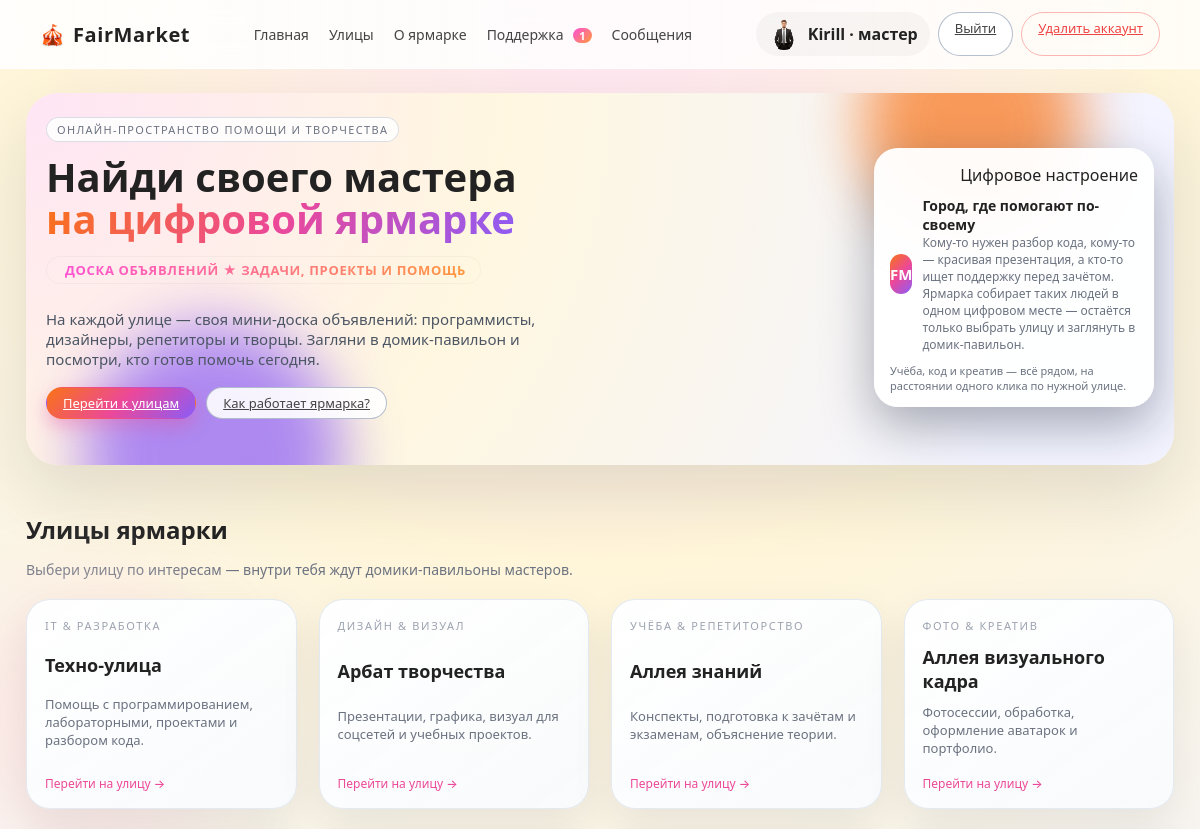
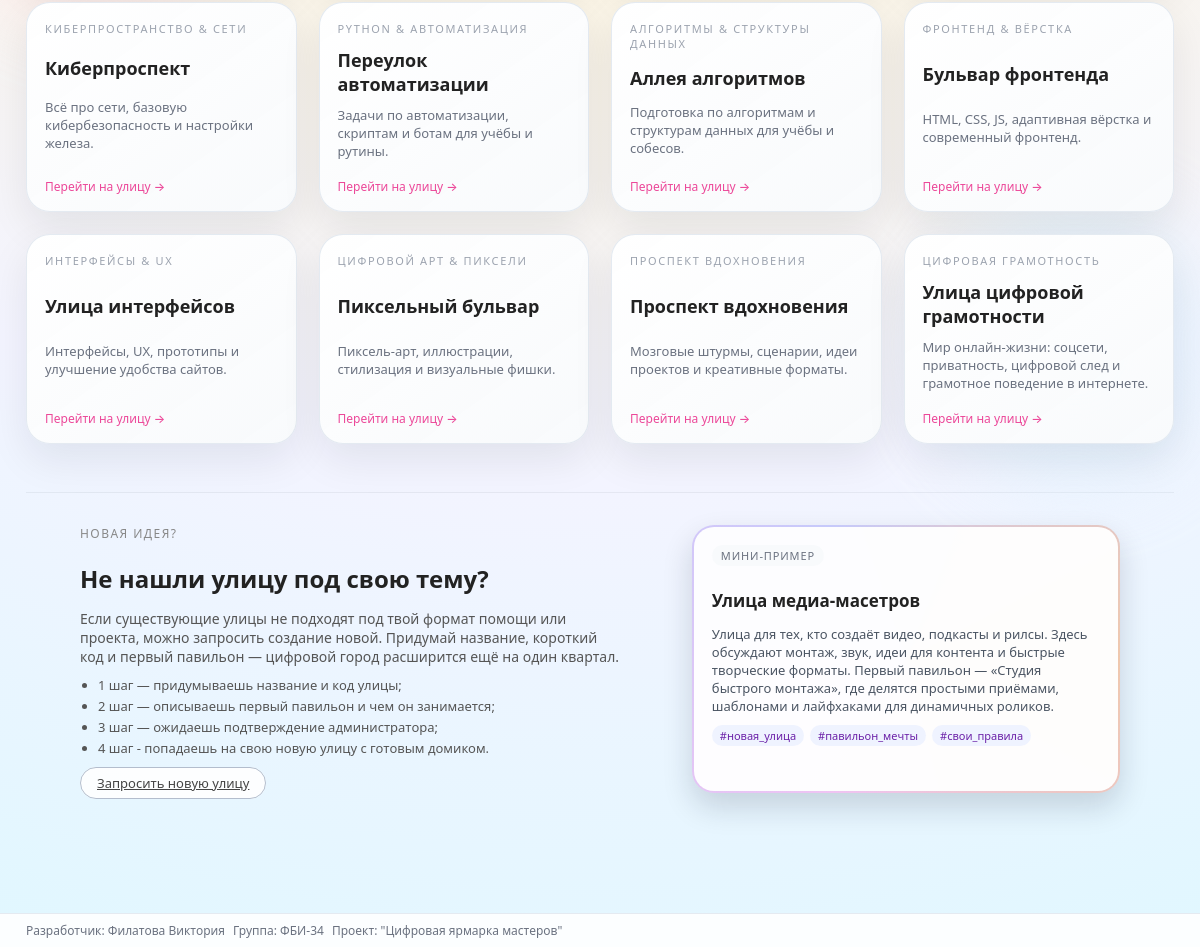
Screenshot of / (signed in) with the database file from the repository (2 pictures, top to bottom).
### app.py (models this page shows)
class User(db.Model):
    __tablename__ = "users"
    id = db.Column(db.Integer, primary_key=True)
    username = db.Column(db.String(120), nullable=False)  # логин
    email = db.Column(db.String(120), unique=True, nullable=False)
    password = db.Column(db.String(200), nullable=False)  # хеш пароля
    role = db.Column(db.String(20), nullable=False, default="user")
    full_name = db.Column(db.String(120), nullable=True)  # настоящее имя
    avatar_filename = db.Column(db.String(255), nullable=True)  # имя файла в /static/uploads/avatars

class Street(db.Model):
    __tablename__ = "streets"
    id = db.Column(db.Integer, primary_key=True)
    name = db.Column(db.String(120), nullable=False)
    code = db.Column(db.String(50), nullable=False, unique=True)
    pavilions = db.relationship("Pavilion", backref="street", lazy="select")

### app.py (the view)
@app.route("/")
def index():
    if session.get("user_role") == "admin":
        return redirect(url_for("admin_dashboard"))
    streets = Street.query.order_by(Street.id).all()
    featured_ads = Ad.query.limit(12).all()
    fio, group = get_student_info()
    return render_template(
        "index.html",
        streets=streets,
        featured_ads=featured_ads,
        fio=fio,
        group=group,
    )

### app.py (called while the page is built, shortened)
def get_student_info():
    return "Филатова Виктория", "ФБИ-34"

def recalc_unread_total():
    if "user_id" not in session:
        session["unread_total"] = 0
        return
    user_id = session["user_id"]
    role = session.get("user_role")
    if role == "master":
        ads = Ad.query.filter_by(master_id=user_id).all()
        if not ads:
            session["unread_total"] = 0
            return
        ad_ids = [a.id for a in ads]
        unread_total = AdMessage.query.filter(
            AdMessage.ad_id.in_(ad_ids),
            AdMessage.receiver_id == user_id,
            AdMessage.is_read.is_(False),
        ).count()
        session["unread_total"] = unread_total
        return
    unread_total = AdMessage.query.filter_by(
        receiver_id=user_id,
        is_read=False,
    ).count()
    session["unread_total"] = unread_total

def recalc_admin_counters():
    if session.get("user_role") != "admin":
        session["admin_requests"] = 0
        session["admin_support_new"] = 0
        return

@app.before_request
def auto_update_unread():
    if "user_id" in session:
        user = User.query.get(session["user_id"])
        if user:
            session["avatar_filename"] = user.avatar_filename
            session["full_name"] = user.full_name
        recalc_unread_total()
        recalc_support_badge()
        recalc_admin_counters()
    else:
        session["unread_total"] = 0
        session["support_unread"] = 0
        session["admin_support_new"] = 0
        session["admin_requests"] = 0

### templates/index.html (shortened to what this page needs)
{% extends "base.html" %}
{% block content %}
{% set visible_streets = streets %}
<div class="index-hero">
    <div class="index-hero-main">
        <span class="index-hero-badge">онлайн-пространство помощи и творчества</span>
        <h1 class="index-hero-title">
            Найди своего мастера<br>
            <span>на цифровой ярмарке</span>
        </h1>
        <div class="index-hero-board-tag">
        </div>
        <p class="index-hero-text">
            На каждой улице — своя мини-доска объявлений: программисты, дизайнеры, репетиторы и творцы.
            Загляни в домик-павильон и посмотри, кто готов помочь сегодня.
        </p>
        <div class="index-hero-actions">
            <a href="#streets" class="btn btn-primary">Перейти к улицам</a>
            <a href="{{ url_for('how_it_works') }}" class="btn btn-outline">
                Как работает ярмарка?
            </a>
        </div>
    </div>
    <div class="index-hero-illustration">
        <div class="index-hero-card">
            <div class="index-hero-card-header">
                <span class="pill pill-light">Цифровое настроение</span>
            </div>
            <div class="index-hero-card-body">
                <div class="index-hero-avatar">FM</div>
                <div>
                    <div class="index-hero-card-title">Город, где помогают по-своему</div>
                    <div class="index-hero-card-subtitle">
                        Кому-то нужен разбор кода, кому-то — красивая презентация, а кто-то ищет поддержку
                        перед зачётом. Ярмарка собирает таких людей в одном цифровом месте — остаётся
                        только выбрать улицу и заглянуть в домик-павильон.
                    </div>
                </div>
            </div>
            <div class="index-hero-card-footer">
                Учёба, код и креатив — всё рядом, на расстоянии одного клика по нужной улице.
            </div>
        </div>
    </div>
</div>
<section id="streets" class="index-streets">
    <div class="index-streets-header">
        <h2>Улицы ярмарки</h2>
        <p>
            Выбери улицу по интересам — внутри тебя ждут домики-павильоны мастеров.
        </p>
    </div>
    <div class="index-streets-bg-orbit orbit-1"></div>
    <div class="index-streets-bg-orbit orbit-2"></div>
    <div class="index-street-grid">
        {% for street in visible_streets %}
            <a href="{{ url_for('street_page', code=street.code) }}" class="index-street-card">
                <div class="index-street-card-inner">
                    <div class="index-street-tag">
                        {% if street.code == 'it' %}
                            IT & разработка
                        {% elif street.code == 'design' %}
                            Дизайн & визуал
                        {% elif street.code == 'study' %}
                            Учёба & репетиторство
                        {% elif street.code == 'photo' %}
                            Фото & креатив
                        {% elif street.code == 'cyber' %}
                            Киберпространство & сети
                        {% elif street.code == 'automation' %}
                            Python & автоматизация
                        {% elif street.code == 'algos' %}
                            Алгоритмы & структуры данных
                        {% elif street.code == 'frontend' %}
                            Фронтенд & вёрстка
                        {% elif street.code == 'uiux' %}
                            Интерфейсы & UX
                        {% elif street.code == 'pixel' %}
                            Цифровой арт & пиксели
                        {% elif street.code == 'inspire' %}
                            Проспект вдохновения
                        {% elif street.code == 'cheats' %}
                            Цифровая грамотность
                        {% else %}
                            Пространство мастеров
                        {% endif %}
                    </div>
                    <h3 class="index-street-name">{{ street.name }}</h3>
                    <p class="index-street-desc">
                        {% if street.code == 'it' %}
                            Помощь с программированием, лабораторными, проектами и разбором кода.
                        {% elif street.code == 'design' %}
                            Презентации, графика, визуал для соцсетей и учебных проектов.
                        {% elif street.code == 'study' %}
                            Конспекты, подготовка к зачётам и экзаменам, объяснение теории.
                        {% elif street.code == 'photo' %}
                            Фотосессии, обработка, оформление аватарок и портфолио.
                        {% elif street.code == 'cyber' %}
                            Всё про сети, базовую кибербезопасность и настройки железа.
                        {% elif street.code == 'automation' %}
                            Задачи по автоматизации, скриптам и ботам для учёбы и рутины.
                        {% elif street.code == 'algos' %}
                            Подготовка по алгоритмам и структурам данных для учёбы и собесов.
                        {% elif street.code == 'frontend' %}
                            HTML, CSS, JS, адаптивная вёрстка и современный фронтенд.
                        {% elif street.code == 'uiux' %}
                            Интерфейсы, UX, прототипы и улучшение удобства сайтов.
                        {% elif street.code == 'pixel' %}
                            Пиксель-арт, иллюстрации, стилизация и визуальные фишки.
                        {% elif street.code == 'inspire' %}
                            Мозговые штурмы, сценарии, идеи проектов и креативные форматы.
                        {% elif street.code == 'cheats' %}
                            Мир онлайн-жизни: соцсети, приватность, цифровой след и грамотное поведение в интернете.
                        {% else %}
                            Пространство для любых цифровых мастерских и новых идей.
                        {% endif %}
                    </p>
                    <div class="index-street-footer">
                        <span class="index-street-link">
                            Перейти на улицу →
                        </span>
                    </div>
                </div>
            </a>
        {% endfor %}
    </div>
</section>
{% if session.get('user_role') in ['master', 'admin'] %}
<section class="index-request">
    <div class="index-request-inner">
        <div class="index-request-text">
            <div class="index-request-kicker">Новая идея?</div>
            <h2>Не нашли улицу под свою тему?</h2>
            <p>
                Если существующие улицы не подходят под твой формат помощи или проекта,
                можно запросить создание новой. Придумай название, короткий код и первый
                павильон — цифровой город расширится ещё на один квартал.
            </p>
            <ul class="index-request-list">
                <li>1 шаг — придумываешь название и код улицы;</li>
                <li>2 шаг — описываешь первый павильон и чем он занимается;</li>
                <li>3 шаг — ожидаешь подтверждение администратора;</li>
                <li>4 шаг - попадаешь на свою новую улицу с готовым домиком.</li>
            </ul>
            <a href="{{ url_for('request_street') }}" class="btn btn-outline index-request-btn">
                Запросить новую улицу
            </a>
        </div>
        <div class="index-request-card">
            <div class="index-request-card-inner">
                <div class="index-request-pill">мини-пример</div>
                <h3>Улица медиа-масетров</h3>
                <p>
                    Улица для тех, кто создаёт видео, подкасты и рилсы.
                    Здесь обсуждают монтаж, звук, идеи для контента и быстрые творческие форматы.
                    Первый павильон — «Студия быстрого монтажа», где делятся простыми приёмами,
                    шаблонами и лайфхаками для динамичных роликов.
                </p>
                <div class="index-request-tags">
                    <span>#новая_улица</span>
                    <span>#павильон_мечты</span>
                    <span>#свои_правила</span>
                </div>
            </div>
        </div>
    </div>
</section>
{% endif %}
{% endblock %}

### templates/base.html (shortened to what this page needs)
<!doctype html>
<html lang="ru">
<head>
    <link rel="stylesheet" href="{{ url_for('static', filename='style.css') }}">
</head>
<body>
<header class="site-header">
    <div class="logo">
        🎪 <span>FairMarket</span>
    </div>
    <nav class="main-nav">
        <a href="{{ url_for('index') }}">Главная</a>
        <a href="{{ url_for('index') }}#streets">Улицы</a>
        <a href="{{ url_for('about') }}">О ярмарке</a>
        {% if session.get('user_id') %}
            <a href="{{ url_for('support') }}">
                Поддержка
                {% if session.get('support_unread', 0) > 0 %}
                    <span class="msg-badge">
                        {{ session.get('support_unread') }}
                    </span>
                {% endif %}
            </a>
        {% endif %}
        {% if session.get('user_role') == 'master' %}
            <a href="{{ url_for('ad_messages') }}" class="nav-messages-link">
                Сообщения
            </a>
        {% endif %}
    </nav>
    <div class="auth-block header-auth">
        {% if session.get('user_id') %}
            <span class="user-chip">
                <span class="user-avatar">
                    {% if session.get('avatar_filename') %}
                        <img src="{{ url_for('static',
                                            filename='uploads/avatars/' ~ session.get('avatar_filename')) }}"
                             alt="Аватар"
                             class="user-avatar-img">
                    {% else %}
                        {{ session.get('username', '?')[0] | upper }}
                    {% endif %}
                </span>
                <span class="user-name">
                    {{ session.get('username', 'Гость') }}
                    {% if session.get('user_role') == 'master' %}
                        · мастер
                    {% elif session.get('user_role') == 'admin' %}
                        · админ
                    {% endif %}
                </span>
            </span>
            <a href="{{ url_for('logout') }}" class="btn btn-outline">Выйти</a>
            <a href="{{ url_for('delete_account') }}" class="btn btn-ghost delete-account-link">
                Удалить аккаунт
            </a>
        {% else %}
            <a href="{{ url_for('login') }}" class="btn btn-outline">Войти</a>
            <a href="{{ url_for('register') }}" class="btn btn-primary">Регистрация</a>
        {% endif %}
    </div>
</header>
<main class="page-content">
    {% block content %}{% endblock %}
</main>
<footer class="site-footer">
    <div class="footer-inner">
        <span>Разработчик: {{ fio|default('Филатова Виктория') }}</span>
        <span>Группа: {{ group|default('ФБИ-34') }}</span>
        <span>Проект: "Цифровая ярмарка мастеров"</span>
    </div>
</footer>
</body>
</html>

### templates/base.html (style rules this page uses)
.msg-badge { display: inline-block; background: linear-gradient(135deg, #ff4fd8, #ff9a3c); color: #fff; padding: 2px 6px; font-size: 11px; border-radius: 999px; margin-left: 6px; font-weight: 600; line-height: 1; }
.delete-account-link { color: #ef4444; border-color: rgba(248, 113, 113, 0.5); }

### templates/index.html (style rules this page uses)
.index-hero-board-tag { display: inline-flex; align-items: center; margin: 8px 0 10px; padding: 4px 14px; border-radius: 999px; font-size: 13px; font-weight: 600; letter-spacing: .05em; text-transform: uppercase; background: rgba(255,255,255,0.9); border: 1px solid rgba(0,0,0,0.03); background-image: linear-gradient(90deg,#ff4fd8,#ff9a3c); -webkit-background-clip: text; color: transparent; white-space: nowrap; }
.index-request { margin-top: 48px; padding: 32px 0 40px; border-top: 1px solid rgba(15,23,42,0.06); }
.index-request-inner { max-width: 1040px; margin: 0 auto; display: grid; grid-template-columns: minmax(0, 3fr) minmax(0, 2.2fr); gap: 28px; align-items: stretch; }
.index-request-kicker { font-size: 12px; text-transform: uppercase; letter-spacing: .12em; color: #888; margin-bottom: 6px; }
.index-request-text h2 { font-size: 24px; margin-bottom: 8px; }
.index-request-text p { font-size: 14px; color: #555; max-width: 540px; margin-bottom: 10px; }
.index-request-list { margin: 0 0 14px 18px; padding: 0; font-size: 13px; color: #555; }
.index-request-list li { margin-bottom: 3px; }
.index-request-btn { margin-top: 4px; }
.index-request-card { position: relative; padding: 2px; border-radius: 22px; background: conic-gradient(from 210deg, rgba(255,79,216,0.3), rgba(99,102,241,0.3), rgba(249,115,22,0.35), rgba(255,79,216,0.3)); box-shadow: 0 14px 30px rgba(15,23,42,0.16); }
.index-request-card-inner { border-radius: 20px; padding: 16px 18px 14px; background: rgba(255,255,255,0.96); height: 100%; }
.index-request-pill { display: inline-block; font-size: 11px; padding: 3px 9px; border-radius: 999px; background: rgba(248,250,252,0.9); margin-bottom: 6px; color: #6b7280; text-transform: uppercase; letter-spacing: .08em; }
.index-request-card-inner h3 { font-size: 17px; margin-bottom: 6px; }
.index-request-card-inner p { font-size: 13px; color: #4b5563; margin-bottom: 10px; }
.index-request-tags { display: flex; flex-wrap: wrap; gap: 6px; font-size: 11px; color: #6b21a8; }
.index-request-tags span { padding: 3px 8px; border-radius: 999px; background: rgba(238,242,255,0.9); }

### rows the page displays
User: avatar_filename (picture)
Street: code "IT & РАЗРАБОТКА", name "Техно-улица", shows "Помощь с программированием, лабораторными, проектами и разбором кода."
Street: code "ДИЗАЙН & ВИЗУАЛ", name "Арбат творчества", shows "Презентации, графика, визуал для соцсетей и учебных проектов."
Street: code "УЧЁБА & РЕПЕТИТОРСТВО", name "Аллея знаний", shows "Конспекты, подготовка к зачётам и экзаменам, объяснение теории."
Street: code "ФОТО & КРЕАТИВ", name "Аллея визуального кадра", shows "Фотосессии, обработка, оформление аватарок и портфолио."
Street: code "КИБЕРПРОСТРАНСТВО & СЕТИ", name "Киберпроспект", shows "Всё про сети, базовую кибербезопасность и настройки железа."
Street: code "PYTHON & АВТОМАТИЗАЦИЯ", name "Переулок автоматизации", shows "Задачи по автоматизации, скриптам и ботам для учёбы и рутины."
Street: code "АЛГОРИТМЫ & СТРУКТУРЫ ДАННЫХ", name "Аллея алгоритмов", shows "Подготовка по алгоритмам и структурам данных для учёбы и собесов."
Street: code "ФРОНТЕНД & ВЁРСТКА", name "Бульвар фронтенда", shows "HTML, CSS, JS, адаптивная вёрстка и современный фронтенд."
Street: code "ИНТЕРФЕЙСЫ & UX", name "Улица интерфейсов", shows "Интерфейсы, UX, прототипы и улучшение удобства сайтов."
Street: code "ЦИФРОВОЙ АРТ & ПИКСЕЛИ", name "Пиксельный бульвар", shows "Пиксель-арт, иллюстрации, стилизация и визуальные фишки."
Street: code "ПРОСПЕКТ ВДОХНОВЕНИЯ", name "Проспект вдохновения", shows "Мозговые штурмы, сценарии, идеи проектов и креативные форматы."
Street: code "ЦИФРОВАЯ ГРАМОТНОСТЬ", name "Улица цифровой грамотности", shows "Мир онлайн-жизни: соцсети, приватность, цифровой след и грамотное поведение в интернете."

### other values shown
{{ session.get('support_unread') }} "1"
{{ session.get('username', 'Гость') }} "Kirill"
{{ fio|default('Филатова Виктория') }} "Филатова Виктория"
{{ group|default('ФБИ-34') }} "ФБИ-34"
